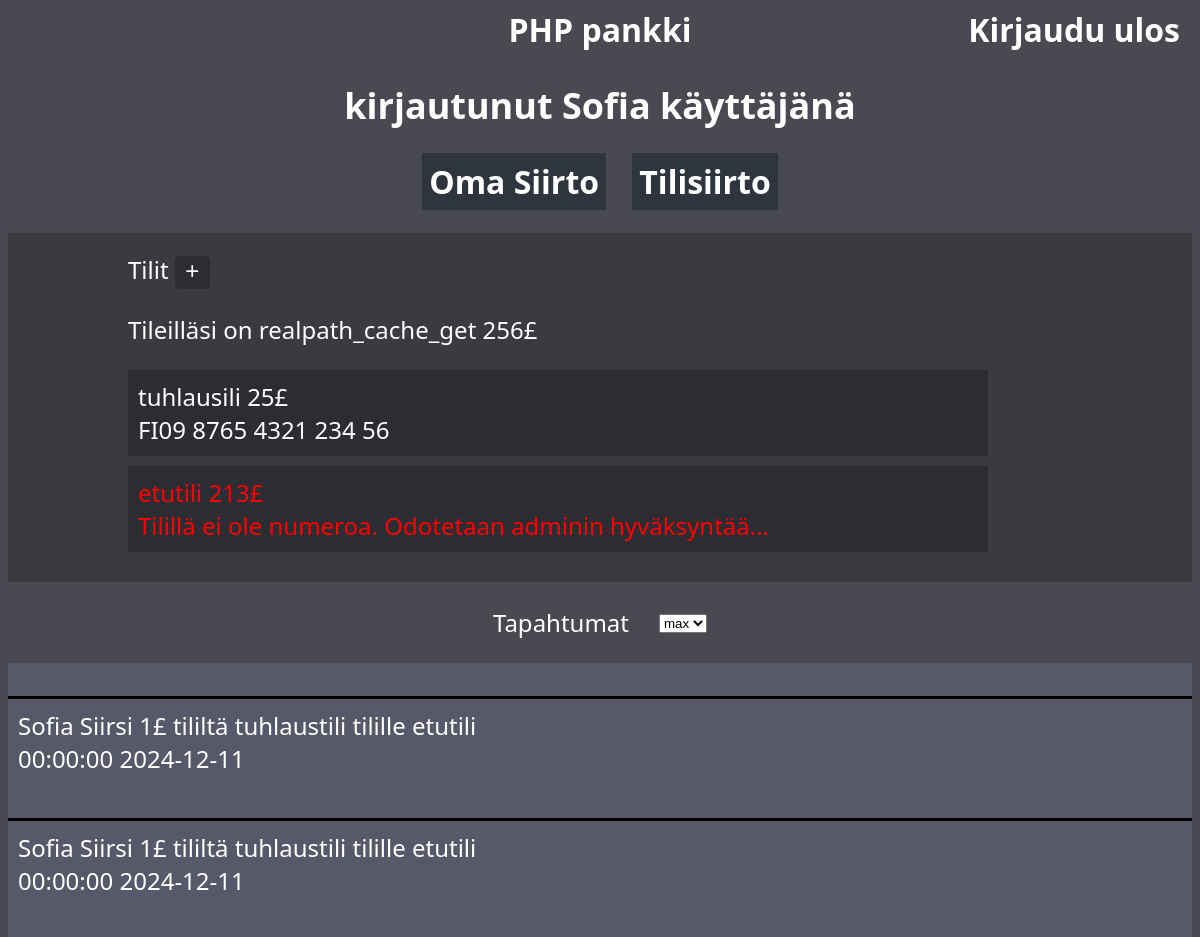
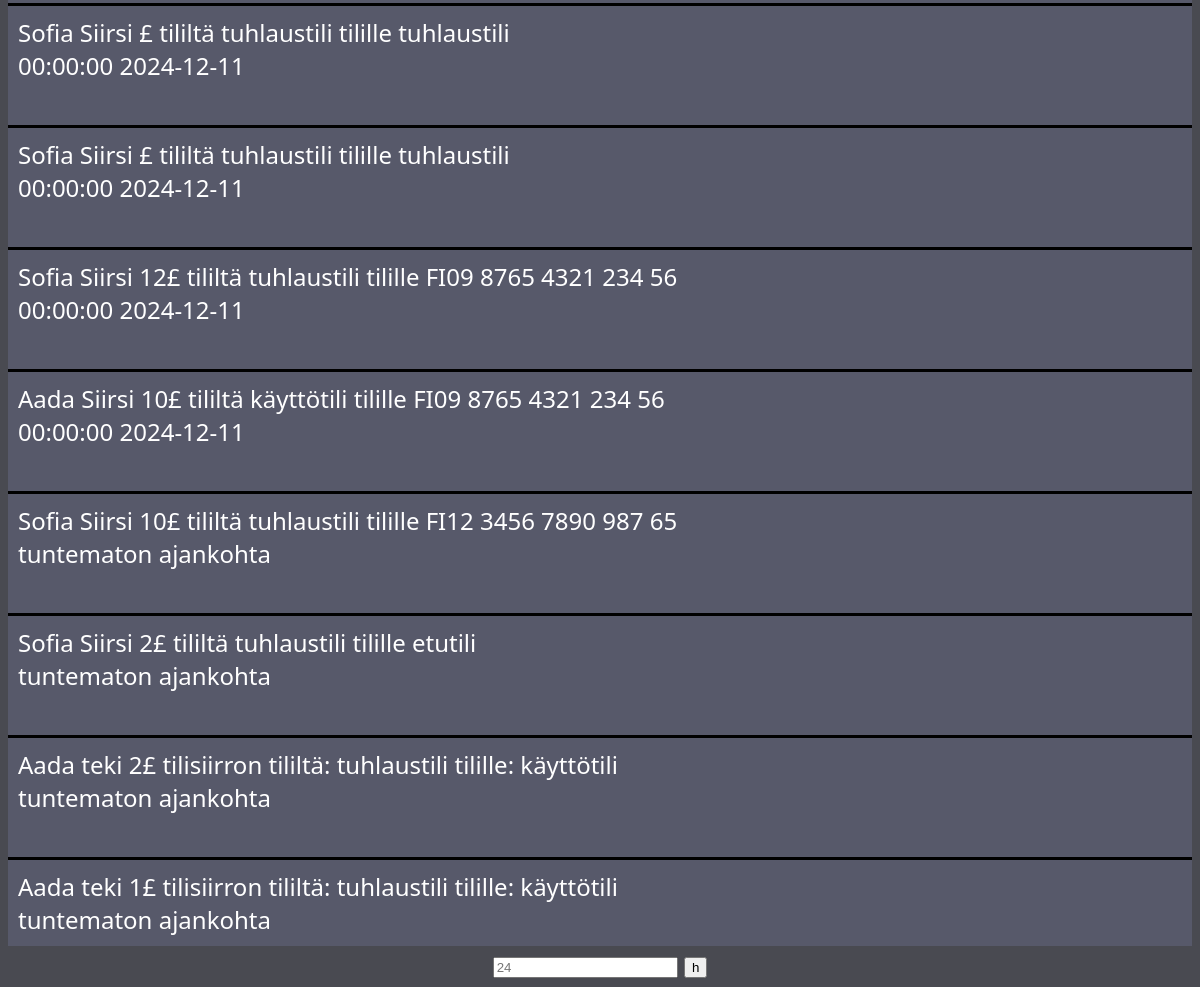
Page /index.php (signed in) on the committed database (2 pictures, top to bottom).
### tables this page shows
CREATE TABLE `tilit` (
  `tili_id` int(11) NOT NULL,
  `tilinimi` varchar(255) NOT NULL,
  `IBAN` varchar(30) NOT NULL,
  `kayttaja_id` int(11) NOT NULL,
  `amount` float NOT NULL
);

CREATE TABLE `tapahtumat` (
  `id` int(11) NOT NULL,
  `amount` int(11) NOT NULL,
  `sender_account_id` int(20) NOT NULL,
  `reciver_account_id` int(20) NOT NULL,
  `information` varchar(255) DEFAULT NULL,
  `date` datetime DEFAULT NULL
);

### index.php (the view, shortened to what this page needs)
<?php
include 'dbyhteys.php';
?>
<!DOCTYPE html>
<html lang="en">
<head>
    <link rel="stylesheet" href="style.css">
</head>
<body>
<?php
    $userData = $conn->prepare(
        "SELECT id, nimi, varat, tili_id, tilinimi, amount, IBAN
        FROM kayttajat
        LEFT JOIN tilit
        ON kayttaja_id = id
        WHERE id = :id");
        $userData->execute(["id" => $_SESSION["user_id"]]);
        $userData = $userData->fetchAll();
        echo '<a href="index.php">PHP pankki</a>'.
        '<a id="logout" href="logout.php">Kirjaudu ulos</a>';
    ?>
    <div id="container" class="<?php echo $userData==null ? 'hidden' : ''; ?>">
        <h2>kirjautunut <?php echo $_SESSION["nimi"] ?> käyttäjänä</h2>
        <div id="toiminnot">
            <a class="toiminto" href="omasiirto_sivu.php">Oma Siirto</a>
            <a class="toiminto" href="tilisiirto_sivu.php">Tilisiirto</a>
        </div>
        <div id="TilitBox">
            <div id="tilitOtsikkoWlisäys">Tilit
                <button
                    class="nappi1"
                    id="lisääTiliNappiPlus"
                    onClick="
                    $('#tilitForm, #lisääTiliNappiMiinus').css('display', 'inline-block');
                    $(this).css('display', 'none')"
                    > +
                </button>
            </div>
            <p>Tileilläsi on realpath_cache_get <?php echo $_SESSION["varat"] ?>£</p>
            <div id="Tilit">
                <?php foreach ($userData as $data)
                if ($data["tilinimi"])
                    echo "<div class='tili' onClick='window.location.href=`näytä_tili.php?tili_id=".$data["tili_id"]."`'>" .
                    $data["tilinimi"]. " " .
                    $data["amount"]."£<br>".
                    (!empty($data["IBAN"]) ? $data["IBAN"] : "Tilillä ei ole numeroa. Odotetaan adminin hyväksyntää...
                        <script>
                            document.querySelector('.tili:last-child').style.color = 'red';
                        </script>").
                    ($data["amount"] != 0 ? "" :
                        "<button id='uusiTiliPoista' onClick='event.stopPropagation(); window.location.href=`posita_tili.php?tili_id=".$data["tili_id"]."`'>
                            poista
                        </button>").
                    "</div>";
                ?>
            </div>
        </div>
        <div id="TopTapahtumat">
            <p id="Tapahtumat_teksti">Tapahtumat</p>
            <form action="fetch.php" method="POST" style="padding-top: 20px;">
                <select name="limit" id="Tapahtumat_valinta" onChange="this.form.submit()">
                    <option value="" selected>max</option>
                </select>
            </form>
        </div>
        <div id="Tapahtumat">
            <?php
                $tapahtumat = $conn->prepare(
                    "SELECT information, date
                    FROM tapahtumat
                    WHERE (reciver_account_id = :account_id OR sender_account_id = :account_id)
                    LIMIT :limit");
                    $tapahtumat->bindParam("limit", $_SESSION["limit"], PDO::PARAM_INT);
                    $tapahtumat->bindParam("account_id", $userData[0]["tili_id"], PDO::PARAM_INT);
                    $tapahtumat->execute();
                    $tapahtumat = $tapahtumat->fetchAll();
                if ($tapahtumat) {
                    foreach ($tapahtumat as $tapahtuma) {
                        if (!$tapahtuma["date"]) {
                            $tapahtuma["date"] = "ajankohta tuntematon";
                        }
                        echo "<div class='tapahtuma'>" .$tapahtuma["information"]. "<br>" . explode(" ", $tapahtuma["date"])[1]. " ". explode(" ", $tapahtuma["date"])[0]. "</div><br>";
                    }
                } else {
                    echo "<script>document.getElementById('Tapahtumat_teksti').style.display = 'none';</script>";
                }
            ?>
        </div>
    </div>
    <form method="POST" action="index.php">
        <input name="user_id" placeholder="<?php echo $_SESSION["user_id"] ?>">
        <button type="submit">h</button>
    </form>
</body>
</html>

### style.css (style rules this page uses)
body { text-align: center; background-color: #494a51; color: #fff; font-size: x-large; font-family: 'Segoe UI', Tahoma, Geneva, Verdana, sans-serif; }
a { color: #fff; text-decoration: none; font-size: xx-large; font-weight: bold; }
#logout { position: absolute; right: 20px; }
#TilitBox { text-align: left; padding-left: 10vw; background-color: #3a3a40; padding-block: 20px; }
.nappi1 { color: red; background-color: #2C2C33; color: #FFF; border: none; padding: 1px 9px 4px; width: 35px; border-radius: 5px; font-size: x-large; cursor: pointer; }
.tili { margin-block: 10px; background-color: #2c2c33; padding: 10px; width: 70vw; position: relative; }
#toiminnot { margin-bottom: 30px; }
.toiminto { color: #FFF; background-color: #2f353e; text-decoration: none; padding: 7px; margin: 10px; }
#TopTapahtumat { display: inline-flex; gap: 30px; }
#Tapahtumat { display: flex; flex-direction: column-reverse; background-color: #57596a; text-align: left; }
.tapahtuma { border-top: solid 3px black; padding: 10px; }

### rows in the picture
tilit: tilinimi "tuhlausili", amount "25", IBAN "FI09 8765 4321 234 56"
tilit: tilinimi "etutili", amount "213", shows "Tilillä ei ole numeroa. Odotetaan adminin hyväksyntää..."
tapahtumat: information "Aada teki 1£ tilisiirron tililtä: tuhlaustili tilille: käyttötili", date "tuntematon", date "ajankohta"
tapahtumat: information "Aada teki 2£ tilisiirron tililtä: tuhlaustili tilille: käyttötili", date "tuntematon", date "ajankohta"
tapahtumat: information "Sofia Siirsi 2£ tililtä tuhlaustili tilille etutili", date "tuntematon", date "ajankohta"
tapahtumat: information "Sofia Siirsi 10£ tililtä tuhlaustili tilille FI12 3456 7890 987 65", date "tuntematon", date "ajankohta"
tapahtumat: information "Aada Siirsi 10£ tililtä käyttötili tilille FI09 8765 4321 234 56", date "00:00:00", date "2024-12-11"
tapahtumat: information "Sofia Siirsi 12£ tililtä tuhlaustili tilille FI09 8765 4321 234 56", date "00:00:00", date "2024-12-11"
tapahtumat: information "Sofia Siirsi £ tililtä tuhlaustili tilille tuhlaustili", date "00:00:00", date "2024-12-11"
tapahtumat: information "Sofia Siirsi £ tililtä tuhlaustili tilille tuhlaustili", date "00:00:00", date "2024-12-11"
tapahtumat: information "Sofia Siirsi 1£ tililtä tuhlaustili tilille etutili", date "00:00:00", date "2024-12-11"
tapahtumat: information "Sofia Siirsi 1£ tililtä tuhlaustili tilille etutili", date "00:00:00", date "2024-12-11"

### other values in the picture
$_SESSION["nimi"] "Sofia"
$_SESSION["varat"] "256"
